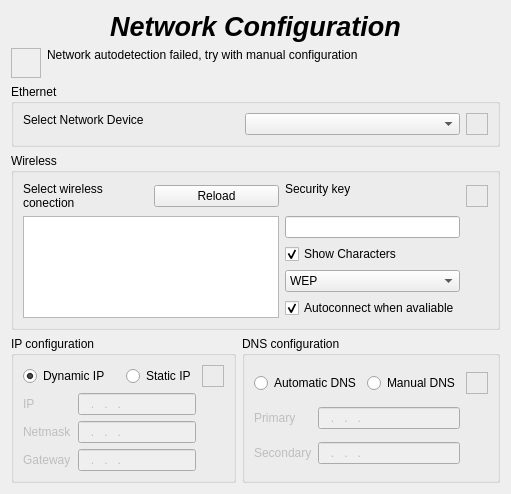
          <widget class="QWidget" name="PNet">
           <layout class="QGridLayout" name="gridLayout_20">
            <item row="0" column="0" colspan="3">
             <widget class="QLabel" name="LNetTitle">
              <property name="maximumSize">
               <size>
                <width>16777215</width>
                <height>50</height>
               </size>
              </property>
              <property name="font">
               <font>
                <pointsize>20</pointsize>
                <weight>75</weight>
                <italic>true</italic>
                <bold>true</bold>
               </font>
              </property>
              <property name="text">
               <string>Network Configuration</string>
              </property>
              <property name="alignment">
               <set>Qt::AlignCenter</set>
              </property>
             </widget>
            </item>
            <item row="1" column="0">
             <widget class="QFrame" name="FNetAlert">
              <property name="minimumSize">
               <size>
                <width>30</width>
                <height>30</height>
               </size>
              </property>
              <property name="maximumSize">
               <size>
                <width>30</width>
                <height>30</height>
               </size>
              </property>
              <property name="frameShape">
               <enum>QFrame::StyledPanel</enum>
              </property>
              <property name="frameShadow">
               <enum>QFrame::Raised</enum>
              </property>
             </widget>
            </item>
            <item row="1" column="1" colspan="2">
             <widget class="QLabel" name="LNetAlert">
              <property name="text">
               <string>&lt;!DOCTYPE HTML PUBLIC &quot;-//W3C//DTD HTML 4.0//EN&quot; &quot;http://www.w3.org/TR/REC-html40/strict.dtd&quot;&gt;
&lt;html&gt;&lt;head&gt;&lt;meta name=&quot;qrichtext&quot; content=&quot;1&quot; /&gt;&lt;style type=&quot;text/css&quot;&gt;
p, li { white-space: pre-wrap; }
&lt;/style&gt;&lt;/head&gt;&lt;body style=&quot; font-family:'Sans Serif'; font-size:9pt; font-weight:400; font-style:normal;&quot;&gt;
&lt;p style=&quot; margin-top:12px; margin-bottom:12px; margin-left:0px; margin-right:0px; -qt-block-indent:0; text-indent:0px;&quot;&gt;&lt;span style=&quot; font-family:'DejaVu Sans';&quot;&gt;Network autodetection failed, try with manual configuration&lt;/span&gt;&lt;/p&gt;&lt;/body&gt;&lt;/html&gt;</string>
              </property>
              <property name="textFormat">
               <enum>Qt::RichText</enum>
              </property>
              <property name="alignment">
               <set>Qt::AlignLeading|Qt::AlignLeft|Qt::AlignTop</set>
              </property>
              <property name="wordWrap">
               <bool>true</bool>
              </property>
             </widget>
            </item>
            <item row="2" column="0" colspan="3">
             <widget class="QGroupBox" name="GBEth">
              <property name="maximumSize">
               <size>
                <width>16777215</width>
                <height>100</height>
               </size>
              </property>
              <property name="title">
               <string>Ethernet</string>
              </property>
              <layout class="QGridLayout" name="gridLayout_21">
               <item row="0" column="0">
                <widget class="QLabel" name="LEth">
                 <property name="text">
                  <string>&lt;!DOCTYPE HTML PUBLIC &quot;-//W3C//DTD HTML 4.0//EN&quot; &quot;http://www.w3.org/TR/REC-html40/strict.dtd&quot;&gt;
&lt;html&gt;&lt;head&gt;&lt;meta name=&quot;qrichtext&quot; content=&quot;1&quot; /&gt;&lt;style type=&quot;text/css&quot;&gt;
p, li { white-space: pre-wrap; }
&lt;/style&gt;&lt;/head&gt;&lt;body style=&quot; font-family:'Sans Serif'; font-size:9pt; font-weight:400; font-style:normal;&quot;&gt;
&lt;p style=&quot; margin-top:12px; margin-bottom:12px; margin-left:0px; margin-right:0px; -qt-block-indent:0; text-indent:0px;&quot;&gt;&lt;span style=&quot; font-family:'DejaVu Sans';&quot;&gt;Select Network Device&lt;/span&gt;&lt;/p&gt;&lt;/body&gt;&lt;/html&gt;</string>
                 </property>
                 <property name="textFormat">
                  <enum>Qt::RichText</enum>
                 </property>
                 <property name="alignment">
                  <set>Qt::AlignLeading|Qt::AlignLeft|Qt::AlignTop</set>
                 </property>
                 <property name="wordWrap">
                  <bool>true</bool>
                 </property>
                </widget>
               </item>
               <item row="0" column="1">
                <widget class="QComboBox" name="CBEth"/>
               </item>
               <item row="0" column="2">
                <widget class="QFrame" name="FEthInfo">
                 <property name="minimumSize">
                  <size>
                   <width>22</width>
                   <height>22</height>
                  </size>
                 </property>
                 <property name="maximumSize">
                  <size>
                   <width>22</width>
                   <height>22</height>
                  </size>
                 </property>
                 <property name="frameShape">
                  <enum>QFrame::StyledPanel</enum>
                 </property>
                 <property name="frameShadow">
                  <enum>QFrame::Raised</enum>
                 </property>
                </widget>
               </item>
              </layout>
             </widget>
            </item>
            <item row="3" column="0" colspan="3">
             <widget class="QGroupBox" name="GBWifi">
              <property name="title">
               <string>Wireless</string>
              </property>
              <layout class="QGridLayout" name="gridLayout_22">
               <item row="0" column="0">
                <widget class="QLabel" name="LWifi">
                 <property name="text">
                  <string>&lt;!DOCTYPE HTML PUBLIC &quot;-//W3C//DTD HTML 4.0//EN&quot; &quot;http://www.w3.org/TR/REC-html40/strict.dtd&quot;&gt;
&lt;html&gt;&lt;head&gt;&lt;meta name=&quot;qrichtext&quot; content=&quot;1&quot; /&gt;&lt;style type=&quot;text/css&quot;&gt;
p, li { white-space: pre-wrap; }
&lt;/style&gt;&lt;/head&gt;&lt;body style=&quot; font-family:'Sans Serif'; font-size:9pt; font-weight:400; font-style:normal;&quot;&gt;
&lt;p style=&quot; margin-top:0px; margin-bottom:0px; margin-left:0px; margin-right:0px; -qt-block-indent:0; text-indent:0px;&quot;&gt;&lt;span style=&quot; font-family:'DejaVu Sans';&quot;&gt;Select wireless conection&lt;/span&gt;&lt;/p&gt;&lt;/body&gt;&lt;/html&gt;</string>
                 </property>
                 <property name="textFormat">
                  <enum>Qt::RichText</enum>
                 </property>
                 <property name="alignment">
                  <set>Qt::AlignLeading|Qt::AlignLeft|Qt::AlignTop</set>
                 </property>
                 <property name="wordWrap">
                  <bool>true</bool>
                 </property>
                </widget>
               </item>
               <item row="0" column="1">
                <widget class="QPushButton" name="BWifiReload">
                 <property name="text">
                  <string>Reload</string>
                 </property>
                 <property name="icon">
                  <iconset>
                   <normaloff>../../../../../../home/clawlinux/usr/share/kademar/utils/cadi/img/reload.png</normaloff>../../../../../../home/clawlinux/usr/share/kademar/utils/cadi/img/reload.png</iconset>
                 </property>
                 <property name="iconSize">
                  <size>
                   <width>32</width>
                   <height>32</height>
                  </size>
                 </property>
                </widget>
               </item>
               <item row="0" column="2">
                <widget class="QLabel" name="LWifiKey">
                 <property name="text">
                  <string>&lt;!DOCTYPE HTML PUBLIC &quot;-//W3C//DTD HTML 4.0//EN&quot; &quot;http://www.w3.org/TR/REC-html40/strict.dtd&quot;&gt;
&lt;html&gt;&lt;head&gt;&lt;meta name=&quot;qrichtext&quot; content=&quot;1&quot; /&gt;&lt;style type=&quot;text/css&quot;&gt;
p, li { white-space: pre-wrap; }
&lt;/style&gt;&lt;/head&gt;&lt;body style=&quot; font-family:'Sans Serif'; font-size:9pt; font-weight:400; font-style:normal;&quot;&gt;
&lt;p style=&quot; margin-top:0px; margin-bottom:0px; margin-left:0px; margin-right:0px; -qt-block-indent:0; text-indent:0px;&quot;&gt;Security key&lt;/p&gt;&lt;/body&gt;&lt;/html&gt;</string>
                 </property>
                 <property name="textFormat">
                  <enum>Qt::RichText</enum>
                 </property>
                 <property name="alignment">
                  <set>Qt::AlignLeading|Qt::AlignLeft|Qt::AlignTop</set>
                 </property>
                 <property name="wordWrap">
                  <bool>true</bool>
                 </property>
                </widget>
               </item>
               <item row="0" column="3">
                <widget class="QFrame" name="FWifiInfo">
                 <property name="minimumSize">
                  <size>
                   <width>22</width>
                   <height>22</height>
                  </size>
                 </property>
                 <property name="maximumSize">
                  <size>
                   <width>22</width>
                   <height>22</height>
                  </size>
                 </property>
                 <property name="frameShape">
                  <enum>QFrame::StyledPanel</enum>
                 </property>
                 <property name="frameShadow">
                  <enum>QFrame::Raised</enum>
                 </property>
                </widget>
               </item>
               <item row="1" column="0" rowspan="4" colspan="2">
                <widget class="QListWidget" name="LWWifi"/>
               </item>
               <item row="1" column="2">
                <widget class="QLineEdit" name="LEWifiKey">
                 <property name="echoMode">
                  <enum>QLineEdit::Password</enum>
                 </property>
                </widget>
               </item>
               <item row="2" column="2">
                <widget class="QCheckBox" name="CHWifiShowKey">
                 <property name="text">
                  <string>Show Characters</string>
                 </property>
                 <property name="checked">
                  <bool>true</bool>
                 </property>
                </widget>
               </item>
               <item row="3" column="2">
                <widget class="QComboBox" name="CBWifiKeyType">
                 <item>
                  <property name="text">
                   <string>WEP</string>
                  </property>
                 </item>
                 <item>
                  <property name="text">
                   <string>WPA</string>
                  </property>
                 </item>
                 <item>
                  <property name="text">
                   <string>WPA2</string>
                  </property>
                 </item>
                </widget>
               </item>
               <item row="4" column="2">
                <widget class="QCheckBox" name="CHWifiAuto">
                 <property name="text">
                  <string>Autoconnect when avaliable</string>
                 </property>
                 <property name="checked">
                  <bool>true</bool>
                 </property>
                </widget>
               </item>
              </layout>
             </widget>
            </item>
            <item row="4" column="0" colspan="2">
             <widget class="QGroupBox" name="GBIp">
              <property name="title">
               <string>IP configuration</string>
              </property>
              <layout class="QGridLayout" name="gridLayout_27">
               <item row="0" column="0" colspan="2">
                <widget class="QRadioButton" name="RBIpDynamic">
                 <property name="text">
                  <string>Dynamic IP</string>
                 </property>
                 <property name="checked">
                  <bool>true</bool>
                 </property>
                </widget>
               </item>
               <item row="0" column="2">
                <widget class="QRadioButton" name="RBIpStatic">
                 <property name="text">
                  <string>Static IP</string>
                 </property>
                </widget>
               </item>
               <item row="0" column="3">
                <widget class="QFrame" name="FIpInfo">
                 <property name="minimumSize">
                  <size>
                   <width>22</width>
                   <height>22</height>
                  </size>
                 </property>
                 <property name="maximumSize">
                  <size>
                   <width>22</width>
                   <height>22</height>
                  </size>
                 </property>
                 <property name="frameShape">
                  <enum>QFrame::StyledPanel</enum>
                 </property>
                 <property name="frameShadow">
                  <enum>QFrame::Raised</enum>
                 </property>
                </widget>
               </item>
               <item row="1" column="0">
                <widget class="QLabel" name="LIp">
                 <property name="enabled">
                  <bool>false</bool>
                 </property>
                 <property name="text">
                  <string>IP</string>
                 </property>
                </widget>
               </item>
               <item row="1" column="1" colspan="2">
                <widget class="QLineEdit" name="LEIp">
                 <property name="enabled">
                  <bool>false</bool>
                 </property>
                 <property name="inputMask">
                  <string>999.999.999.999; </string>
                 </property>
                 <property name="text">
                  <string>...</string>
                 </property>
                </widget>
               </item>
               <item row="2" column="0">
                <widget class="QLabel" name="LNetmask">
                 <property name="enabled">
                  <bool>false</bool>
                 </property>
                 <property name="text">
                  <string>Netmask</string>
                 </property>
                </widget>
               </item>
               <item row="2" column="1" colspan="2">
                <widget class="QLineEdit" name="LENetmask">
                 <property name="enabled">
                  <bool>false</bool>
                 </property>
                 <property name="inputMask">
                  <string>999.999.999.999; </string>
                 </property>
                </widget>
               </item>
               <item row="3" column="0">
                <widget class="QLabel" name="LGateway">
                 <property name="enabled">
                  <bool>false</bool>
                 </property>
                 <property name="text">
                  <string>Gateway</string>
                 </property>
                </widget>
               </item>
               <item row="3" column="1" colspan="2">
                <widget class="QLineEdit" name="LEGateway">
                 <property name="enabled">
                  <bool>false</bool>
                 </property>
                 <property name="inputMask">
                  <string>999.999.999.999; </string>
                 </property>
                </widget>
               </item>
              </layout>
             </widget>
            </item>
            <item row="4" column="2">
             <widget class="QGroupBox" name="GBDns">
              <property name="title">
               <string>DNS configuration</string>
              </property>
              <layout class="QGridLayout" name="gridLayout_28">
               <item row="0" column="0" colspan="2">
                <widget class="QRadioButton" name="RBAutoDns">
                 <property name="text">
                  <string>Automatic DNS</string>
                 </property>
                 <property name="checked">
                  <bool>false</bool>
                 </property>
                </widget>
               </item>
               <item row="0" column="2">
                <widget class="QRadioButton" name="RBManualDns">
                 <property name="text">
                  <string>Manual DNS</string>
                 </property>
                </widget>
               </item>
               <item row="0" column="3">
                <widget class="QFrame" name="FDnsInfo">
                 <property name="minimumSize">
                  <size>
                   <width>22</width>
                   <height>22</height>
                  </size>
                 </property>
                 <property name="maximumSize">
                  <size>
                   <width>22</width>
                   <height>22</height>
                  </size>
                 </property>
                 <property name="frameShape">
                  <enum>QFrame::StyledPanel</enum>
                 </property>
                 <property name="frameShadow">
                  <enum>QFrame::Raised</enum>
                 </property>
                </widget>
               </item>
               <item row="1" column="0">
                <widget class="QLabel" name="LPrimaryDns">
                 <property name="enabled">
                  <bool>false</bool>
                 </property>
                 <property name="text">
                  <string>Primary</string>
                 </property>
                </widget>
               </item>
               <item row="1" column="1" colspan="2">
                <widget class="QLineEdit" name="LEPrimaryDns">
                 <property name="enabled">
                  <bool>false</bool>
                 </property>
                 <property name="inputMask">
                  <string>999.999.999.999; </string>
                 </property>
                 <property name="text">
                  <string>...</string>
                 </property>
                </widget>
               </item>
               <item row="2" column="0">
                <widget class="QLabel" name="LSecondaryDns">
                 <property name="enabled">
                  <bool>false</bool>
                 </property>
                 <property name="text">
                  <string>Secondary</string>
                 </property>
                </widget>
               </item>
               <item row="2" column="1" colspan="2">
                <widget class="QLineEdit" name="LESecondaryDns">
                 <property name="enabled">
                  <bool>false</bool>
                 </property>
                 <property name="inputMask">
                  <string>999.999.999.999; </string>
                 </property>
                </widget>
               </item>
              </layout>
             </widget>
            </item>
           </layout>
          </widget>
